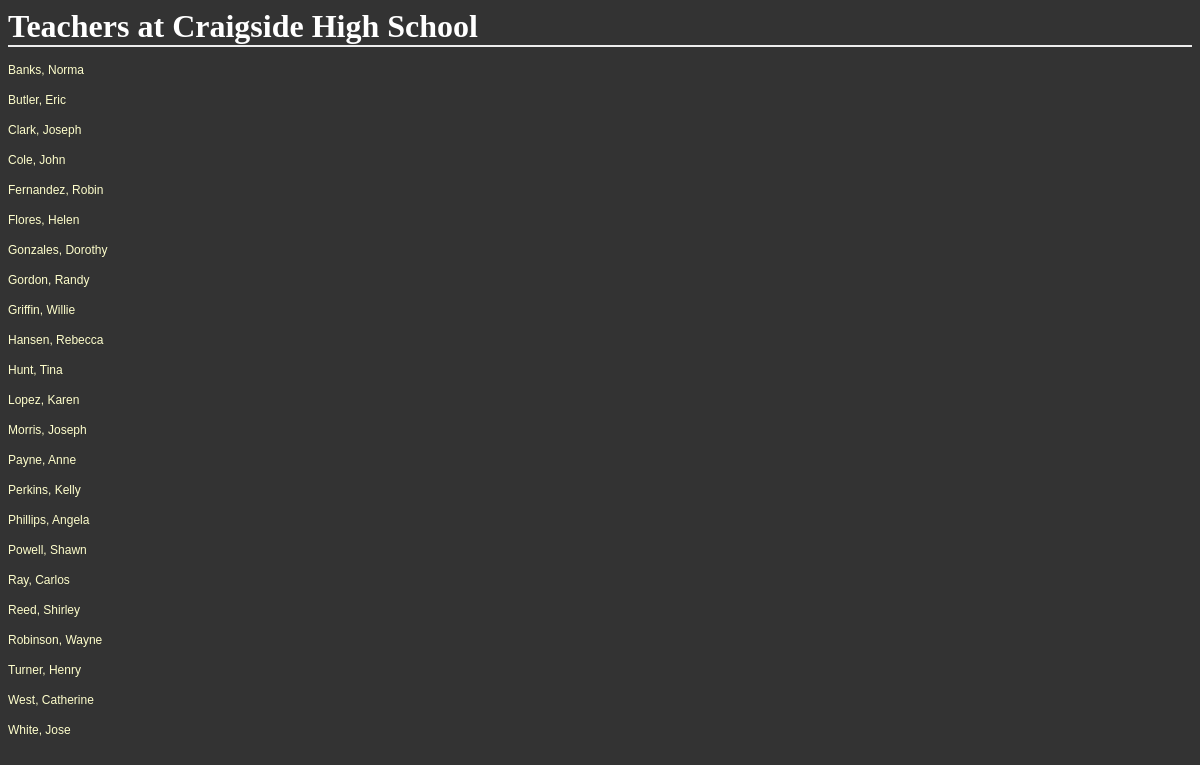
The app's page /districts/1/schools/3/teachers with its own data.
### database_setup.py (models this page shows, shortened)
class School(Base):
    __tablename__ = 'school'
    id = Column(Integer, primary_key=True)
    name = Column(String(80), nullable=False)
    principal = Column(String(250))
    address = Column(String(50))
    city = Column(String(50))
    state = Column(String(50))
    zip = Column(String(50))
    phone = Column(String(50))
    district_id = Column(Integer, ForeignKey('district.id'))
    district = relationship(District)

class Teacher(Base):
    __tablename__ = 'teacher'
    id = Column(Integer, primary_key=True)
    first_name = Column(String(40), nullable=False)
    last_name = Column(String(40), nullable=False)
    address = Column(String(50))
    city = Column(String(50))
    state = Column(String(50))
    zip = Column(String(50))
    phone = Column(String(50))
    email = Column(String(50))
    school_id = Column(Integer, ForeignKey('school.id'))
    school = relationship(School)

### schools.py (the view)
@app.route('/districts/<int:district_id>/schools/<int:school_id>/teachers')
def showAllTeachers(district_id, school_id):
    school = session.query(School).filter_by(id=school_id).one()
    teachers = session.query(Teacher).filter_by(school_id=school_id).all()
    return render_template('teachers.html', district_id=district_id, school=school, teachers=teachers)

### templates/teachers.html
<html>
<head>
	<link rel=stylesheet type=text/css href="{{ url_for('static', filename='styles.css') }}">
</head>
<body>
<h1>Teachers at {{school.name}}</h1>
{% for teacher in teachers %}
	<p><a href='{{url_for('showTeacher', district_id=district_id, school_id=school.id, teacher_id=teacher.id)}}'>{{teacher.last_name}}, {{teacher.first_name}}</a></p>
{% endfor %}
</body>
</html>

### static/styles.css (style rules this page uses)
body { font-family: sans-serif; background-image: url('img3.jpg'); background-color: #333333 }
h1, h2, h3, h4 { color: #FFFFFF; }
h1, h2 { font-family: 'Georgia', serif; margin: 0; }
h1 { border-bottom: 2px solid #eee; }
p, dd, dt { color: #CCCCCC; }
a { text-decoration: none; color:#FFFFCC; font-size: .75em; }

### records on screen
School: name "Craigside High School"
Teacher: last_name "Banks", first_name "Norma"
Teacher: last_name "Butler", first_name "Eric"
Teacher: last_name "Clark", first_name "Joseph"
Teacher: last_name "Cole", first_name "John"
Teacher: last_name "Fernandez", first_name "Robin"
Teacher: last_name "Flores", first_name "Helen"
Teacher: last_name "Gonzales", first_name "Dorothy"
Teacher: last_name "Gordon", first_name "Randy"
Teacher: last_name "Griffin", first_name "Willie"
Teacher: last_name "Hansen", first_name "Rebecca"
Teacher: last_name "Hunt", first_name "Tina"
Teacher: last_name "Lopez", first_name "Karen"
Teacher: last_name "Morris", first_name "Joseph"
Teacher: last_name "Payne", first_name "Anne"
Teacher: last_name "Perkins", first_name "Kelly"
Teacher: last_name "Phillips", first_name "Angela"
Teacher: last_name "Powell", first_name "Shawn"
Teacher: last_name "Ray", first_name "Carlos"
Teacher: last_name "Reed", first_name "Shirley"
Teacher: last_name "Robinson", first_name "Wayne"
Teacher: last_name "Turner", first_name "Henry"
Teacher: last_name "West", first_name "Catherine"
Teacher: last_name "White", first_name "Jose"
